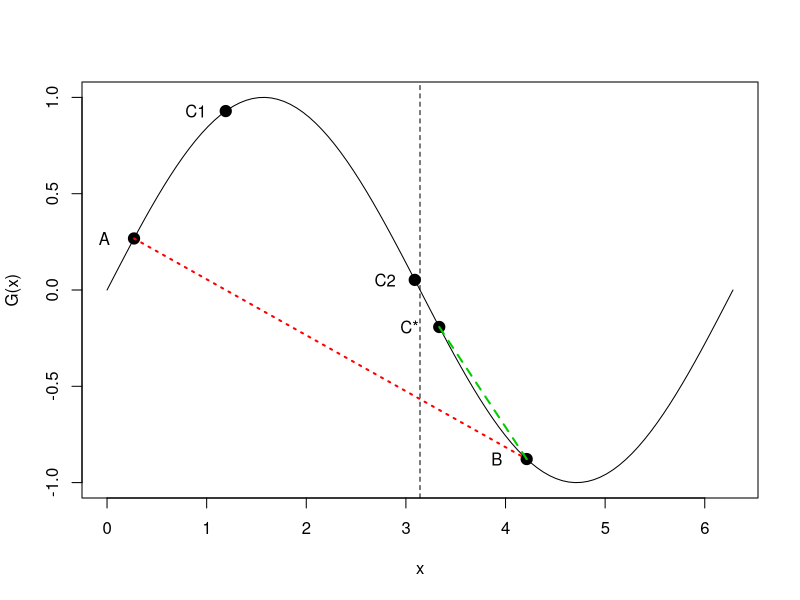

Recreate this plot in R.
x <- seq(0, 2*pi, length=100)
pts1 <- pi/2-1.3
pts2 <- 1.5*pi - .5
pts3 <- pts2 + sin(pts2)
pts4 <- pts2 - sin(pts2)*((pts2-pts1)/(sin(pts2)-sin(pts1)))
pts5 <- pts2 - sin(pts2)*((pts3-pts2)/(sin(pts3)-sin(pts2)))

pdf(file = "secants.pdf", height=5, width = 7)
plot(x, sin(x), "l", xlab = "x", ylab = "G(x)")
points(x = c(pts1, pts2, pts3, pts4, pts5), y = c(sin(pts1), sin(pts2), sin(pts3), sin(pts4), sin(pts5)),  pch=19, cex=1.5)
abline(v = pi, lty=2)
segments(pts1, sin(pts1), pts2, sin(pts2), lty=3, col = "red", lwd=2)
segments(pts2, sin(pts2), pts3, sin(pts3), lty=2, col = "green3", lwd=2)
text(x = c(pts1-.3, pts2-.3, pts3-.3, pts4-.3, pts5-.3), y = c(sin(pts1), sin(pts2), sin(pts3), sin(pts4), sin(pts5)), c("A", "B", "C*", "C1", "C2"))
dev.off()
